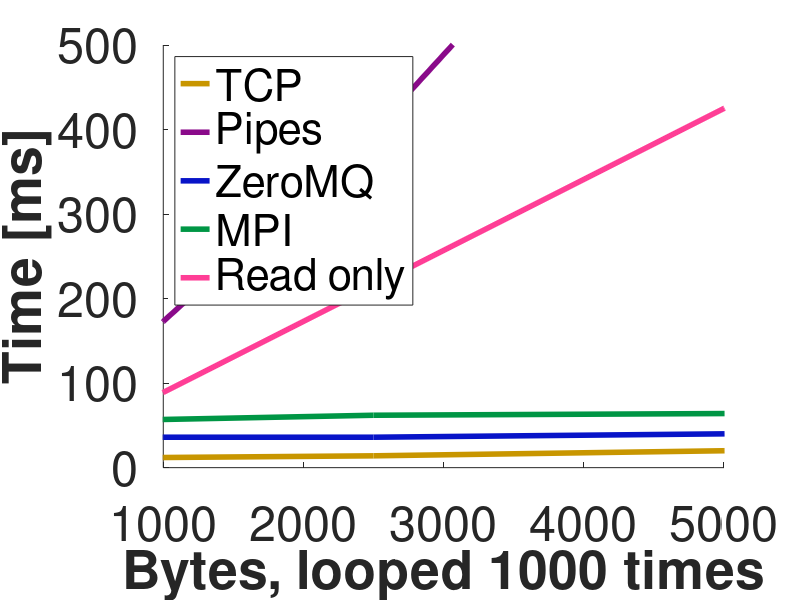

Here is the MATLAB script that generated this plot:
%%
clc, clf, clear all

linewidth = 4;

% Files
f_time =  [2878,3019,3167,3544,4191, 5674, 8363,14265,114560];
f_bytes = [ 100, 500,1000,2500,5000,10000,20000,40000,400000];
%plot(f_bytes, f_time,'Color', [0/255, 205/255, 205/255],'Linewidth',linewidth)
hold on 

% TCP
t_time =  [  8, 11,  12,  14,  20,   27,   40,   74,   421];
t_kbyte = [100,500,1000,2500,5000,10000,20000,40000,400000];
plot(t_kbyte,t_time,'Color', [200/255, 150/255, 0/255],'Linewidth',linewidth)


% Pipes
p_time =  [ 27, 89, 173, 398, 851, 1600, 3086, 6398, 62230];
p_kbyte = [100,500,1000,2500,5000,10000,20000,40000,400000];
plot(p_kbyte,p_time,'Color', [138/255, 10/255, 138/255],'Linewidth',linewidth)


% ZeroMQ
z_time =  [ 35, 36,  36,  36,  40,   57,   84,   84,   437];
z_kbyte = [100,500,1000,2500,5000,10000,20000,40000,400000];
plot(z_kbyte,z_time,'Color', [8/255, 20/255, 200/255],'Linewidth',linewidth)


% MPI
m_time =  [ 66, 57,  57,  62,  64,   73,   90,  131,   722];
m_kbyte = [100,500,1000,2500,5000,10000,20000,40000,400000];
plot(m_kbyte,m_time,'Color', [0/255, 150/255, 69/255],'Linewidth',linewidth)

% Read only
r_time =  [ 12, 50,  89, 215, 425,  840, 1660, 3300];
r_kbyte = [100,500,1000,2500,5000,10000,20000,40000];
plot(r_kbyte,r_time,'Color', [255/255, 62/255, 150/255],'Linewidth',linewidth)





%plot(f_bytes, f_time, '-')
h_legend = legend('TCP','Pipes', 'ZeroMQ','MPI', 'Read only', 'Location','NorthWest');
set(h_legend,'FontSize',35)
axis([1e3 5e3 0 500])

xlabel('Bytes, looped 1000 times', 'Fontweight','bold')
ylabel('Time [ms]', 'Fontweight','bold')

xt = get(gca, 'XTick');
set(gca, 'FontSize', 35)

